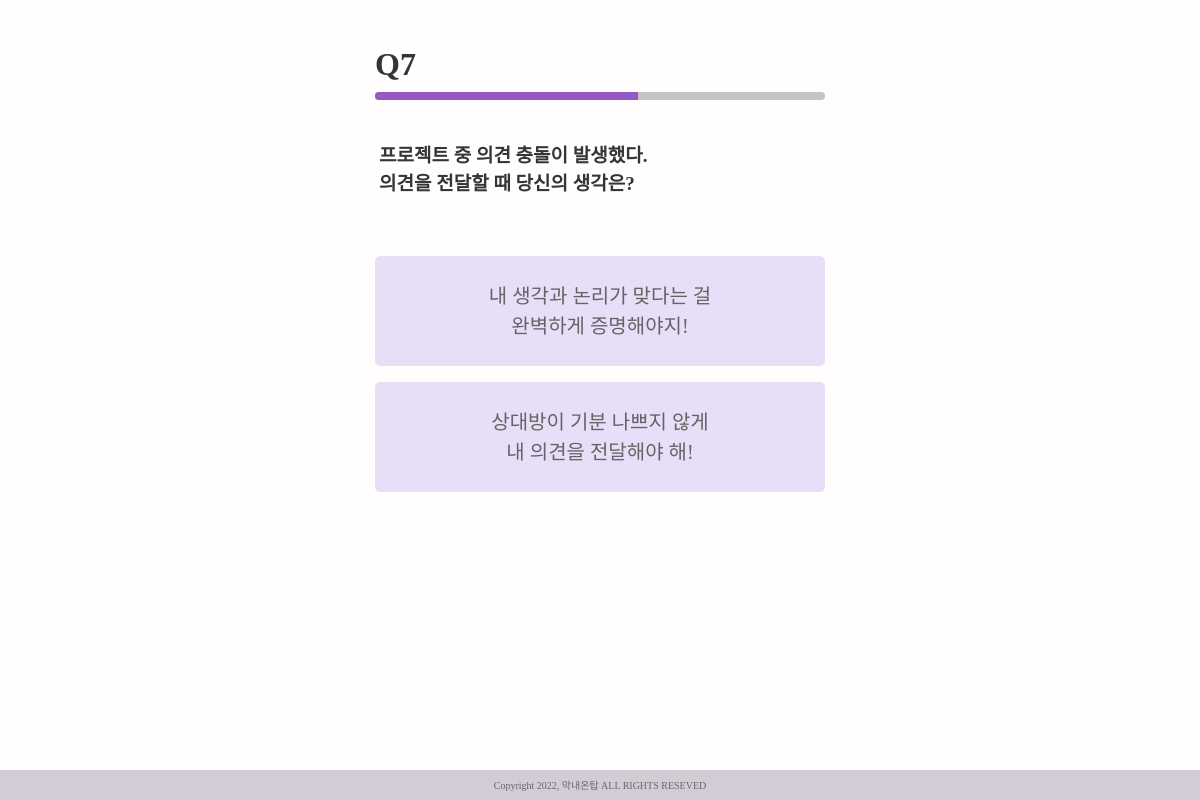
Screenshot of /mbti/7/ with the database file from the repository.
### MBTI/models.py (models this page shows)
class Question(models.Model):
    title = models.TextField()
    choice_right = models.TextField()
    choice_left = models.TextField()
    question_category = models.TextField()

### MBTI/views.py (the view)
# urls.py: path('<int:question_pk>/', views.question_page, name='question_page'),
def question_page(request, question_pk):
    questions = get_object_or_404(Question, pk = question_pk)
    context = {
        'questions' : questions,
        'progress': (question_pk/12)*100
    }
    return render(request, 'MBTI/question_page.html', context)

### MBTI/templates/MBTI/question_page.html (shortened to what this page needs)
{% extends 'base.html' %}
{% block content %}
  <p class="question-number mb-1">Q{{questions.pk}}</p>
  <div class="progress" style="height: 8px; background: #C4C4C4;">
    <div class="progress-bar" role="progressbar" style="width: {{ progress }}%; background: #9559C5;" aria-valuenow="{{ progress }}" aria-valuemin="0" aria-valuemax="100"></div>
  </div>
  <div class="question-box d-flex justify-content-start align-items-center">
    <p class="question-font ms-1">{{ questions.title | linebreaksbr }}</p>
  </div>
  <form action="{%url 'mbti:choice_left' questions.pk %}" method="POST">
    <button class="answer-box answer-font mt-3 mb-2 d-flex justify-content-center align-items-center border-0">
      <p class="m-0">
        {{ questions.choice_left | linebreaksbr }}
      </p>
    </button>
  </form>
  <form action="{%url 'mbti:choice_right' questions.pk %}" method="POST">
    <button class="answer-box answer-font mt-3 mb-2 d-flex justify-content-center align-items-center border-0">
      <p class="m-0">
        {{ questions.choice_right | linebreaksbr }}
      </p>
    </button>
  </form>
{% endblock content %}

### MBTI/static/mbti.css (style rules this page uses)
body { background: #FFFEFC; }
.question-number { font-family: 'Leferi Base Type'; font-style: normal; font-weight: 700; font-size: 32px; color: #353535; margin: 0; }
.question-box { width: 100%; height: 110px; }
.question-font { font-family: 'Leferi Base Type'; font-style: normal; font-weight: 700; font-size: 15px; color: #353535; margin: 0; }
.answer-box { background: #E9DEF8; border-radius: 5px; height: 110px; text-decoration: none; width: 100%; padding: 0 1%; }
.answer-font { font-family: 'Leferi Base Type'; font-style: normal; font-weight: 400; font-size: 16px; color:#646464; margin: 0; text-align: center; }
@media (min-width: 480px) { .question-box { height: 140px; } }
@media (min-width: 480px) { .question-font { font-size: 19px; } }
@media (min-width: 480px) { .answer-font { font-size: 20px; } }

### rows the page displays
Question: pk "7", title "프로젝트 중 의견 충돌이 발생했다. 의견을 전달할 때 당신의 생각은?", choice_left "내 생각과 논리가 맞다는 걸 완벽하게 증명해야지!", choice_right "상대방이 기분 나쁘지 않게 내 의견을 전달해야 해!"
